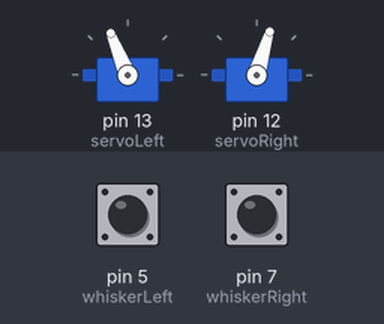
The sketch below on a simulated Arduino Uno, built with avr-gcc and run on an emulated ATmega328P. Parts: 2 × servo. The test bench sets the inputs (shaded band); at power-on: pin 5 (whiskerLeft) LOW, pin 7 (whiskerRight) LOW. What the sketch prints to the serial monitor is not drawn.

Above: at 1.2 s.
1.3 s: pin 5 (whiskerLeft) pulled HIGH for 0.15 s
At 1.9 s:
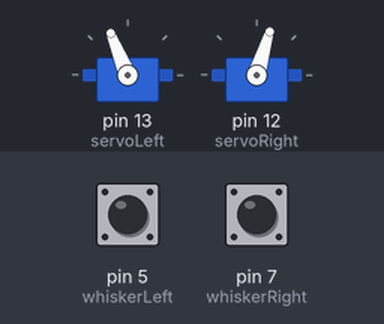
2.9 s: pin 7 (whiskerRight) pulled HIGH for 0.15 s
At 3.5 s:
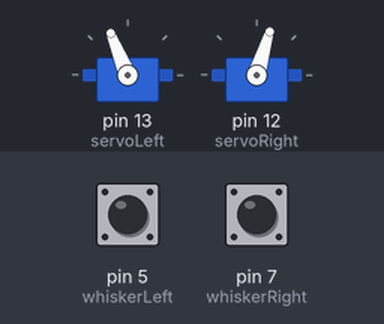
4.5 s: pin 7 (whiskerRight) pulled HIGH for 3.2 s
At 4.8 s:
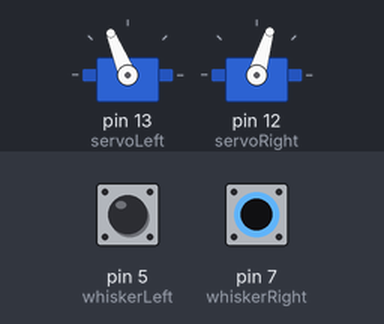
9.2 s: pin 5 (whiskerLeft) pulled HIGH for 3.2 s
At 9.6 s:
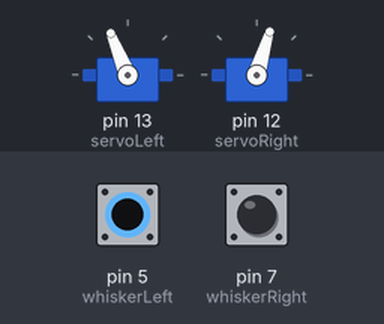
13.9 s: pin 5 (whiskerLeft) driven HIGH and pin 7 (whiskerRight) driven HIGH
At 14.4 s:
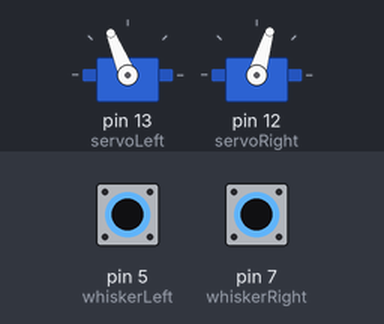
16.9 s: pin 5 (whiskerLeft) driven LOW
At 17.3 s:
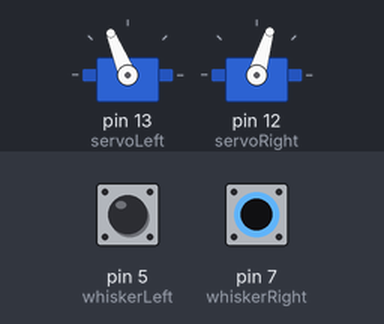
Timing chart, 0 to 67.4 s (numbered marks = the images above; inputs shaded):
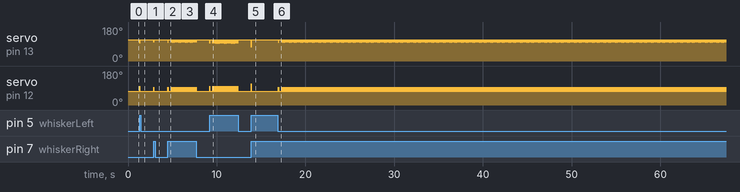

Measured:
- after the input at 1.3 s, servo on pin 13 (servoLeft): 112° → 94° at once, → 112° 0.02 s later; servo on pin 12 (servoRight): 73° → 100° at once, → 73° 0.02 s later
- after the input at 2.9 s, servo on pin 13 (servoLeft): 112° → 100° at once, → 112° 0.01 s later; servo on pin 12 (servoRight): 73° → 94° at once, → 73° 0.01 s later
- after the input at 4.5 s, servo on pin 13 (servoLeft): goes 100° 0.01 s, 112° 0.34 s, 35 × (100° 0.01 s, 112° 0.07 s), 100° 0.01 s, then 112°, starting at once; servo on pin 12 (servoRight): goes 94° 0.01 s, 73° 0.34 s, 35 × (94° 0.01 s, 73° 0.07 s), 94° 0.01 s, then 73°, starting at once
- after the input at 9.2 s, servo on pin 13 (servoLeft): goes 94° 0.02 s, 112° 0.33 s, 32 × (94° 0.01 s, 112° 0.07 s), 94° 0.01 s, then 112°, starting at once; servo on pin 12 (servoRight): goes 100° 0.02 s, 73° 0.33 s, 32 × (100° 0.01 s, 73° 0.07 s), 100° 0.01 s, then 73°, starting at once
- after the input at 13.9 s, servo on pin 13 (servoLeft): 112° → 73° at once, → 112° 0.02 s later; servo on pin 12 (servoRight): 73° → 112° at once, → 73° 0.02 s later
- after the input at 16.9 s, servo on pin 13 (servoLeft): goes 100° 0.01 s, 112° 0.34 s, 118 × (100° 0.01 s, 112° 0.07 s), 100° 0.01 s, then 112°, starting after 0.05 s; servo on pin 12 (servoRight): goes 94° 0.01 s, 73° 0.34 s, 118 × (94° 0.01 s, 73° 0.07 s), 94° 0.01 s, then 73°, starting after 0.05 s

The sketch:

Whiskers.ino
```cpp
#include <Servo.h>

Servo servoLeft;    // Declare left servo signal
Servo servoRight;  //Declare right servo signal

void backwards() {
  servoLeft.writeMicroseconds(1700);
  servoRight.writeMicroseconds(1300);
  }
void forwards(){
  servoLeft.writeMicroseconds(1300);
  servoRight.writeMicroseconds(1700);
}
void turnL() {
   servoLeft.writeMicroseconds(1570);
  servoRight.writeMicroseconds(1517);
}
void turnR() {
  servoLeft.writeMicroseconds(1517);
  servoRight.writeMicroseconds(1570);
}
int whiskerLeft = 5;
int whiskerRight = 7;

void setup() {
  // put your setup code here, to run once:

Serial.begin(9600);
 servoLeft.attach(13);                      // Attach left signal to pin 13
  servoRight.attach(12);                     // Attach right signal to pin 12
  servoLeft.writeMicroseconds(1500);        // Calibrate left servo
  servoRight.writeMicroseconds(1500);
pinMode(whiskerLeft, INPUT );
pinMode(whiskerRight, INPUT);
}


void loop() {
  // put your main code here, to run repeatedly:
  // Read the inputs from the whiskers and store them as a number
int leftValue = digitalRead(whiskerLeft);
int rightValue = digitalRead(whiskerRight);

  //Print
/*  Serial.print("Right: ");
  Serial.println(rightValue);
  Serial.print(" Left: ");
  Serial.print(leftValue);
  Serial.println("");
 delay(1000);
 */
backwards();
if(leftValue == 1 && rightValue == 1){
  Serial.println("Go backwards! ");
  forwards();
  }
 else if (leftValue == 1){
  Serial.println("Turn right! ");
  turnR();
 }
 else if (rightValue == 1){
  Serial.println("Turn left! ");
  turnL();
 }
 else{
 backwards();
 }


//delay(100);
}
```
